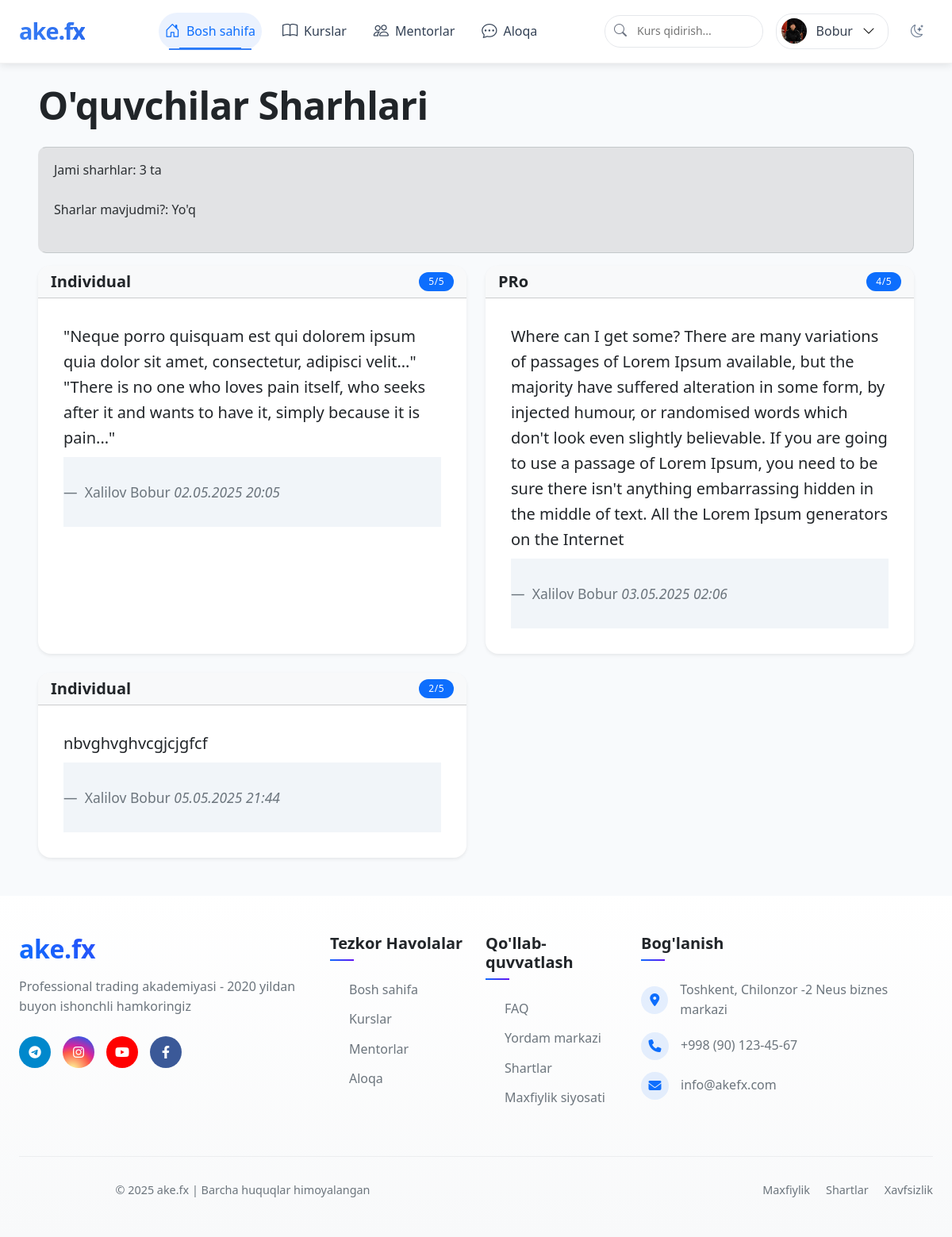
The page /reviews/ (signed in) on the database its author committed.
### main/models.py (models this page shows, shortened)
class Profile(models.Model):
    user = models.OneToOneField(users, on_delete=models.CASCADE)
    image = models.ImageField(upload_to='profile_images/', null=True, blank=True)
    bio = models.TextField(max_length=500, blank=True)

class Review(models.Model):
    student = models.ForeignKey(Student, on_delete=models.CASCADE)
    course = models.ForeignKey(Course, on_delete=models.CASCADE)
    rating = models.IntegerField()
    comment = models.TextField()
    date = models.DateTimeField(auto_now_add=True)

class Course(models.Model):
    title = models.CharField(max_length=100)
    description = models.TextField()
    price = models.DecimalField(max_digits=8, decimal_places=2)
    duration = models.CharField(max_length=50)  # masalan: '3 oy'
    image = models.ImageField(upload_to='courses/')
    mentor = models.ForeignKey('Mentor', on_delete=models.SET_NULL, null=True, blank=True)
    is_paid = models.BooleanField(default=True)  # Pullik yoki bepul ekanligini belgilash
    category = models.ForeignKey(Category, on_delete=models.SET_NULL, null=True, verbose_name='Kategoriya')
    level = models.ForeignKey('Level', on_delete=models.SET_NULL, null=True, verbose_name='Daraja')
    created_at = models.DateTimeField(auto_now_add=True)

class Student(models.Model):
    full_name = models.CharField(max_length=100)
    phone = models.CharField(max_length=20)
    email = models.EmailField()
    course = models.ForeignKey(Course, on_delete=models.SET_NULL, null=True)
    registered_at = models.DateTimeField(auto_now_add=True)

### main/views.py (the view)
# urls.py: path('reviews/', views.review_list, name='review-list'),
def review_list(request):
    reviews = Review.objects.all().select_related('student', 'course')
    return render(request, 'review_list.html', {'reviews': reviews})

### main/templates/review_list.html (shortened to what this page needs)
{% extends 'base.html' %}
{% block content %}
<div class="container mt-4">
    <h2 class="mb-4">O'quvchilar Sharhlari</h2>
    <div class="alert alert-secondary">
        <p>Jami sharhlar: {{ reviews|length }} ta</p>
        <p>Sharlar mavjudmi?: {{ reviews_exist|yesno:"Ha,Yo'q" }}</p>
    </div>
    {% if reviews %}
    <div class="row">
        {% for review in reviews %}
        <div class="col-md-6 mb-4">
            <div class="card h-100 shadow-sm">
                <div class="card-header bg-light">
                    <div class="d-flex justify-content-between">
                        <h5 class="mb-0">{{ review.course.title }}</h5>
                        <span class="badge bg-primary">{{ review.rating }}/5</span>
                    </div>
                </div>
                <div class="card-body">
                    <blockquote class="blockquote mb-0">
                        <p>{{ review.comment }}</p>
                        <footer class="blockquote-footer">
                            {{ review.student.full_name }}
                            <cite title="Sana">{{ review.date|date:"d.m.Y H:i" }}</cite>
                        </footer>
                    </blockquote>
                </div>
            </div>
        </div>
        {% endfor %}
    </div>
    {% endif %}
</div>
{% endblock %}

### main/templates/base.html (shortened to what this page needs)
<!DOCTYPE html>
<html lang="en">
<head>
    {% load static %}
    <link rel="stylesheet" href="https://cdn.jsdelivr.net/npm/bootstrap-icons@1.11.1/font/bootstrap-icons.css">
    <link href="https://cdn.jsdelivr.net/npm/bootstrap@5.3.0/dist/css/bootstrap.min.css" rel="stylesheet">
    <link rel="stylesheet" href="https://cdnjs.cloudflare.com/ajax/libs/font-awesome/6.4.0/css/all.min.css">
    <link href="{% static 'css/style.css' %}" rel="stylesheet">
</head>
<body>
<nav class="navbar navbar-expand-lg fixed-top">
    <div class="container">
        <a class="navbar-brand" href="/">
            <span class="brand-text">ake<span class="text-gradient">.fx</span></span>
        </a>
        <div class="collapse navbar-collapse" id="navbarNav">
            <ul class="navbar-nav mx-auto">
                <li class="nav-item">
                    <a href="/" class="nav-link active">
                        <i class="bi bi-house-door"></i>
                        <span>Bosh sahifa</span>
                    </a>
                </li>
                <li class="nav-item">
                    <a href="/courses/" class="nav-link">
                        <i class="bi bi-book"></i>
                        <span>Kurslar</span>
                    </a>
                </li>
                <li class="nav-item">
                    <a href="/mentors/" class="nav-link">
                        <i class="bi bi-people"></i>
                        <span>Mentorlar</span>
                    </a>
                </li>
                <li class="nav-item">
                    <a href="/contact/" class="nav-link">
                        <i class="bi bi-chat-dots"></i>
                        <span>Aloqa</span>
                    </a>
                </li>
            </ul>
            <div class="nav-item search-wrapper me-3">
                <form class="search-form" action="{% url 'search' %}" method="get">
                    <input type="search" name="q" placeholder="Kurs qidirish..." class="search-input">
                    <button type="submit" class="search-btn">
                        <i class="bi bi-search"></i>
                    </button>
                </form>
            </div>
            <div class="nav-item auth-buttons">
                {% if user.is_authenticated %}
                <div class="dropdown">
                    <button class="profile-btn" data-bs-toggle="dropdown">
                        <div class="profile-photo">
                            {% if user.profile.image %}
                                <img src="{{ user.profile.image.url }}" alt="Profile">
                            {% else %}
                                <i class="bi bi-person"></i>
                            {% endif %}
                        </div>
                        <span class="profile-name">{{ user.get_short_name }}</span>
                        <i class="bi bi-chevron-down"></i>
                    </button>
                </div>
                {% else %}
                <a href="{% url 'login' %}" class="auth-btn login-btn">
                    <i class="bi bi-box-arrow-in-right"></i>
                    <span>Kirish</span>
                </a>
                {% endif %}
                <button id="toggle-dark-mode" class="theme-toggle" aria-label="Toggle dark mode">
                    <i class="bi bi-moon-stars"></i>
                </button>
            </div>
        </div>
    </div>
</nav>
    <div class="container my-4">
        {% block content %}{% endblock %}
    </div>
<footer class="footer-section py-5">
    <div class="container">
        <div class="row g-4 mb-5">
            <div class="col-lg-4">
                <div class="footer-brand mb-4">
                    <h3 class="gradient-text mb-3">ake.fx</h3>
                    <p class="text-muted mb-4">Professional trading akademiyasi - 2020 yildan buyon ishonchli hamkoringiz</p>
                    <div class="social-links">
                        <a href="https://t.me/akeFx_rasmiy" class="social-link telegram">
                            <i class="fab fa-telegram-plane"></i>
                        </a>
                        <a href="https://www.instagram.com/ake__fx/" class="social-link instagram">
                            <i class="fab fa-instagram"></i>
                        </a>
                        <a href="https://www.youtube.com/@akefx" class="social-link youtube">
                            <i class="fab fa-youtube"></i>
                        </a>
                        <a href="https://www.facebook.com/akefx" class="social-link facebook">
                            <i class="fab fa-facebook-f"></i>
                        </a>
                    </div>
                </div>
            </div>
            <div class="col-lg-2 col-md-4">
                <h5 class="footer-title">Tezkor Havolalar</h5>
                <ul class="footer-links">
                    <li><a href="/">Bosh sahifa</a></li>
                    <li><a href="/courses/">Kurslar</a></li>
                    <li><a href="/mentors/">Mentorlar</a></li>
                    <li><a href="/contact/">Aloqa</a></li>
                </ul>
            </div>
            <div class="col-lg-2 col-md-4">
                <h5 class="footer-title">Qo'llab-quvvatlash</h5>
                <ul class="footer-links">
                    <li><a href="#">FAQ</a></li>
                    <li><a href="#">Yordam markazi</a></li>
                    <li><a href="#">Shartlar</a></li>
                    <li><a href="#">Maxfiylik siyosati</a></li>
                </ul>
            </div>
            <div class="col-lg-4 col-md-4">
                <h5 class="footer-title">Bog'lanish</h5>
                <ul class="footer-contact-list">
                    <li>
                        <i class="fas fa-map-marker-alt contact-icon"></i>
                        <span>Toshkent, Chilonzor -2 Neus biznes markazi</span>
                    </li>
                    <li>
                        <i class="fas fa-phone contact-icon"></i>
                        <span>+998 (90) 123-45-67</span>
                    </li>
                    <li>
                        <i class="fas fa-envelope contact-icon"></i>
                        <span>info@akefx.com</span>
                    </li>
                </ul>
            </div>
        </div>
        <div class="footer-bottom">
            <div class="row align-items-center">
                <div class="col-md-6">
                    <p class="copyright mb-0">
                        © 2025 ake.fx | Barcha huquqlar himoyalangan
                    </p>
                </div>
                <div class="col-md-6">
                    <div class="footer-bottom-links">
                        <a href="#">Maxfiylik</a>
                        <a href="#">Shartlar</a>
                        <a href="#">Xavfsizlik</a>
                    </div>
                </div>
            </div>
        </div>
    </div>
</footer>
</body>
</html>

### rows shown on the page
Review: course "Individual", rating "5", comment "\"Neque porro quisquam est qui dolorem ipsum quia dolor sit amet, consectetur, adipisci velit...\" \"There is no one who loves pain itself, who seeks after it and wants to have it, simply because it is pain...\"", student.full_name "Xalilov Bobur", date "02.05.2025 20:05"
Review: course "PRo", rating "4", comment "Where can I get some? There are many variations of passages of Lorem Ipsum available, but the majority have suffered alteration in some form, by injected humour, or randomised words which don't look even slightly believable. If you are going to use a passage of Lorem Ipsum, you need to be sure there isn't anything embarrassing hidden in the middle of text. All the Lorem Ipsum generators on the Internet", student.full_name "Xalilov Bobur", date "03.05.2025 02:06"
Review: course "Individual", rating "2", comment "nbvghvghvcgjcjgfcf", student.full_name "Xalilov Bobur", date "05.05.2025 21:44"

### other values the page prints
{{ user.get_short_name }} "Bobur"
{{ reviews|length }} "3"
{{ reviews_exist|yesno:"Ha,Yo'q" }} "Yo'q"
